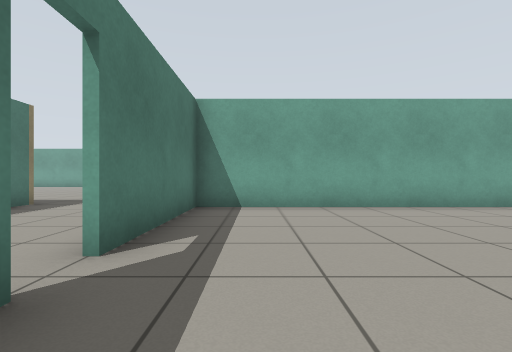
view 1 (above)

24 first-person views from a walk through a robot-simulator world made for Gazebo. The camera is 0.72 m above the floor, looks level and sees 85° across. The floor is counted in squares, 1 m on a side. Each view is taken from the middle of a square. On the plan, view 1 faces up. The plan holds only what a view shows up to about 10 squares ahead; the rest is blank. The place goes on beyond the plan. Gazebo's built-in surfaces are drawn with simple patterns.

view 2
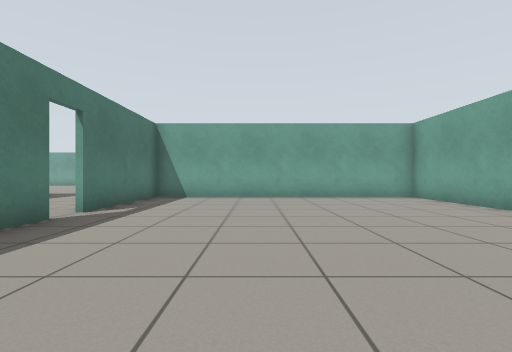

view 3
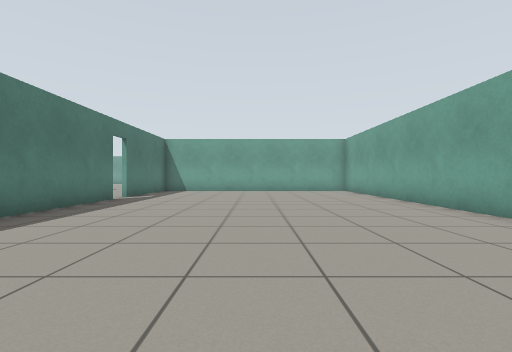

view 4
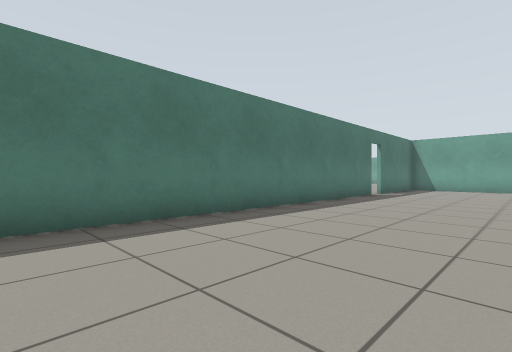

view 5
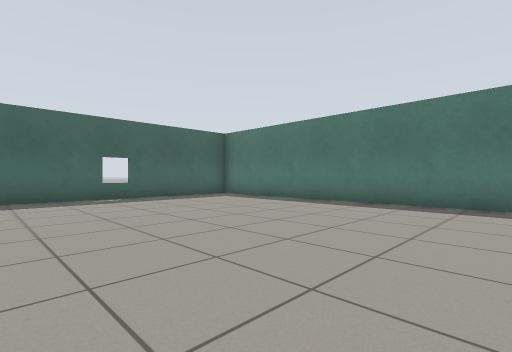

view 6
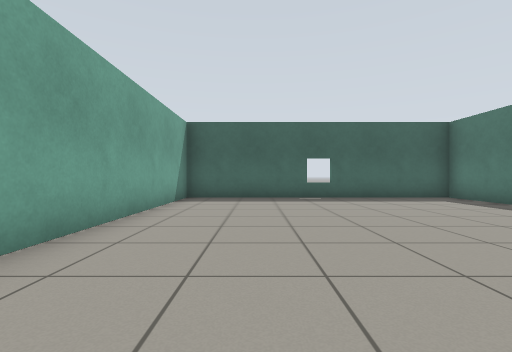

view 7
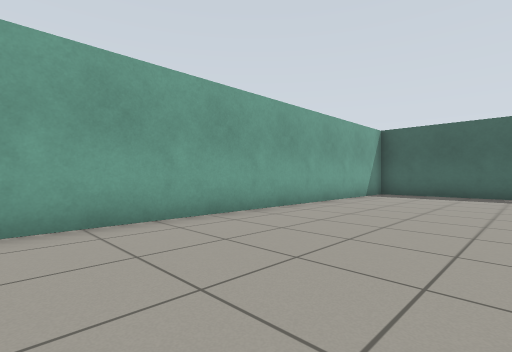

view 8
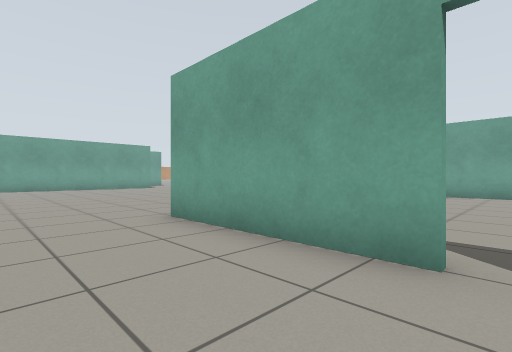

view 9
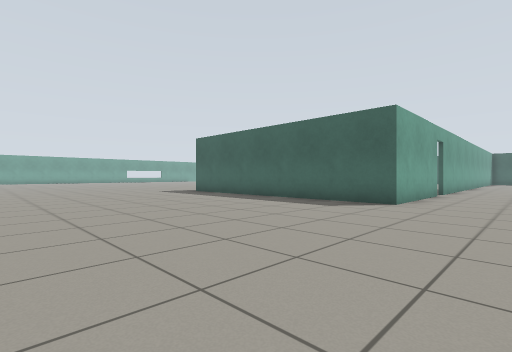

view 10
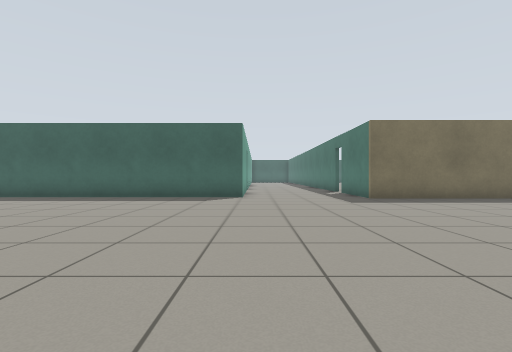

view 11
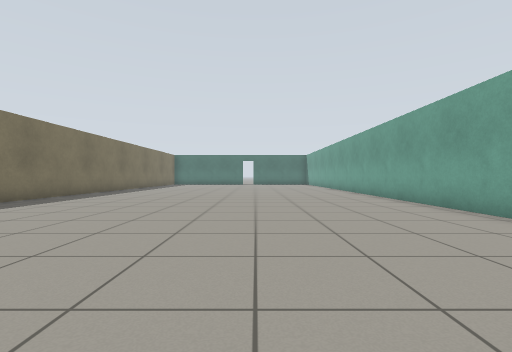

view 12
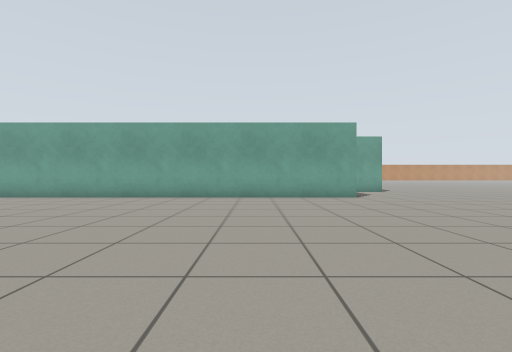

view 13
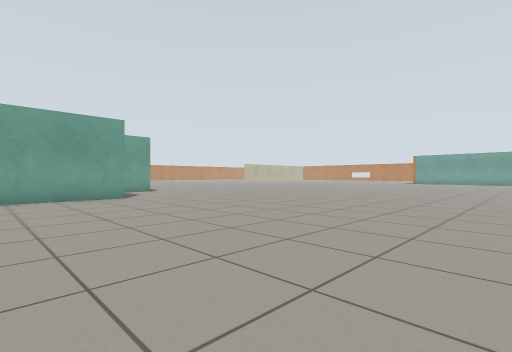

view 14
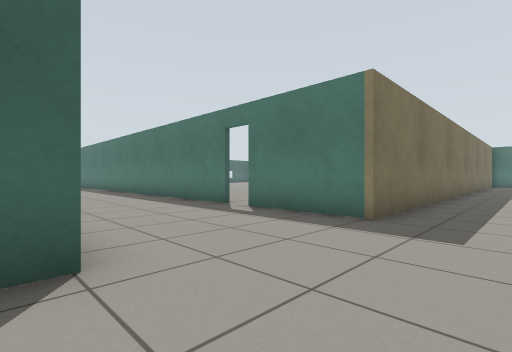

view 15
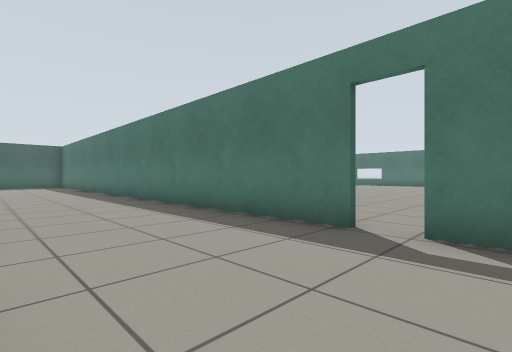

view 16
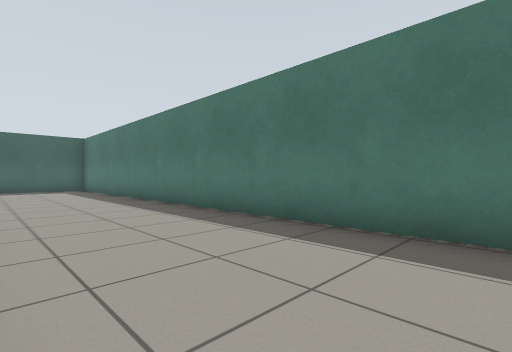

view 17
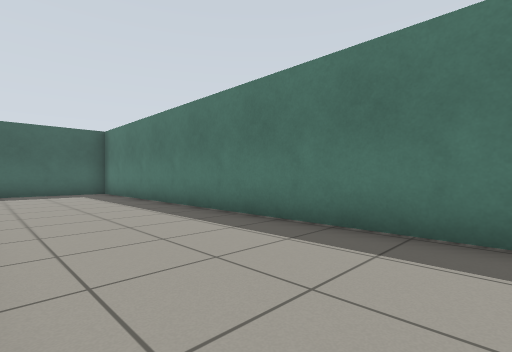

view 18
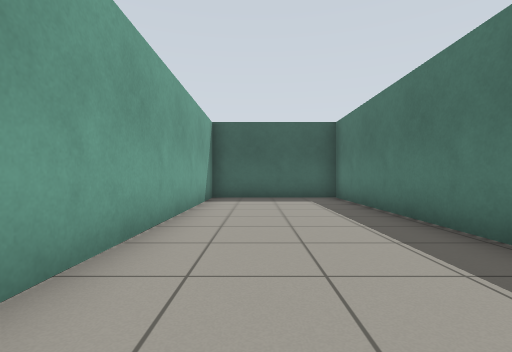

view 19
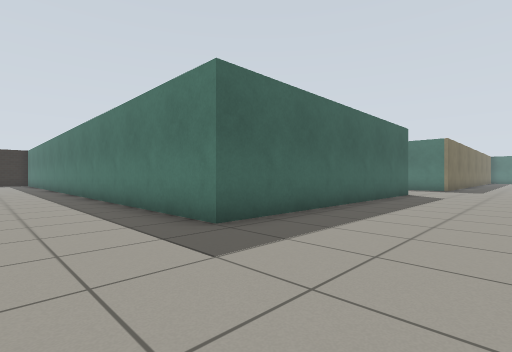

view 20
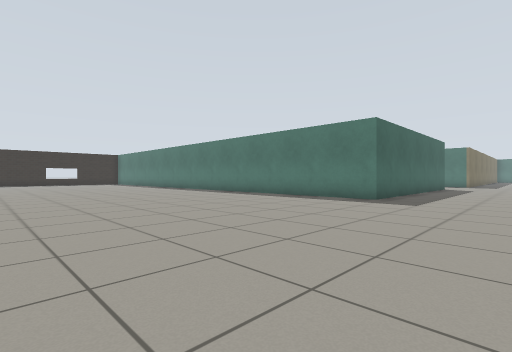

view 21
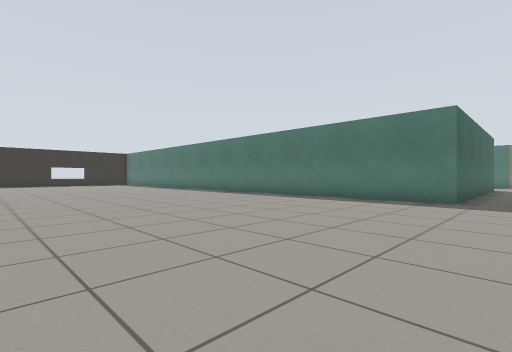

view 22
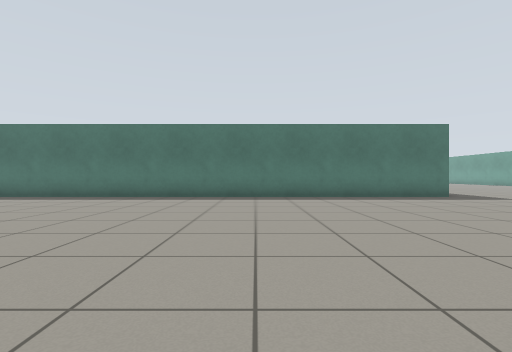

view 23
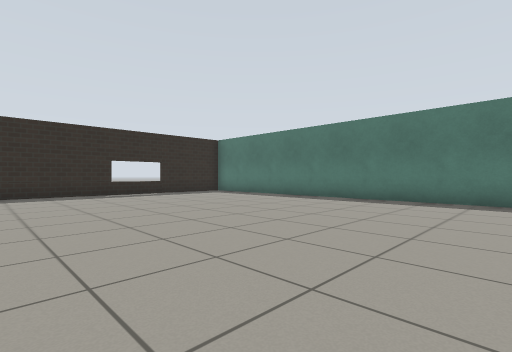

view 24
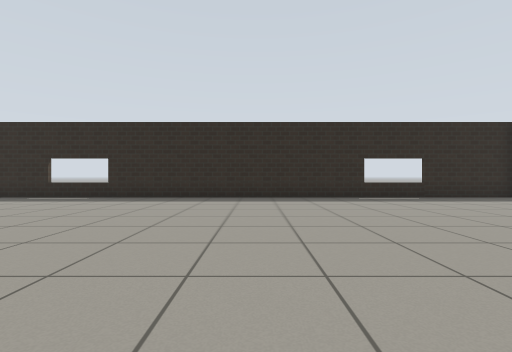

### Floor plan
Points are (right, up) in squares from view 1. A wall is a line through its corners. A room is listed if a view was taken in it or the views show most of it. See-through windows are left out.
Room 1 (views 1, 2, 3, 4, 5, 6, 7)
walls: (7.3, -2.4) (7.3, 6.4) (-1.4, 6.5) (-1.4, 2.4); (-1.4, 1.6) (-1.4, -15.2); (-1, -15.2) (7.3, -15.2) (7.3, -4.1)
ways out: open door at (-1.5, 2) to room 2
Room 2 (views 8, 9, 10, 11, 12, 13, 14, 15, 16, 17, 18, 19, 20, 21, 22, 23, 24)
walls: (-1.6, 2.4) (-1.6, 6.6) (7.4, 6.6) (7.4, -9.6); (-5.7, 3.3) (-5.7, -15.2) (-1, -15.2); (3.4, 18.3) (-10, 18.3); (7.5, -15.2) (23.5, -15.2); (-10.5, 7.1) (-5.7, 7.1) (-5.7, 4); (-1.6, -15.2) (-1.6, -7.5)
ways out: open door at (-1.5, 2) to room 1; open door at (-6, 3.5)

Where each view was taken, in squares from view 1:
view 1: 0 up, 0 right, facing up
view 2: 3 down, 2 right, facing up
view 3: 7 down, 3 right, facing up
view 4: 9 down, 3 right, facing up-left
view 5: 6 down, 6 right, facing down-left
view 6: 6 down, 5 right, facing down
view 7: 4 down, 3 right, facing down-right
view 8: 2 up, 4 left, facing up-right
view 9: 14 up, 4 left, facing down-right
view 10: 16 up, 2 left, facing down
view 11: 14 up, 0 right, facing left
view 12: 9 up, 0 right, facing up
view 13: 9 up, 0 right, facing up-right
view 14: 9 up, 1 left, facing down-left
view 15: 5 up, 2 left, facing down-left
view 16: 0 up, 2 left, facing down-left
view 17: 3 down, 2 left, facing down-left
view 18: 6 down, 3 left, facing down
view 19: 10 up, 10 right, facing down-left
view 20: 10 up, 16 right, facing down-left
view 21: 8 up, 16 right, facing down-left
view 22: 0 up, 17 right, facing left
view 23: 4 down, 16 right, facing down-left
view 24: 6 down, 16 right, facing down
